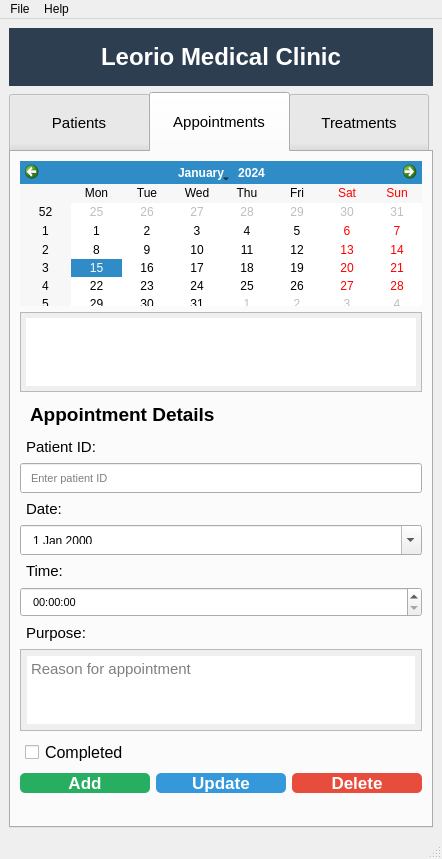
<?xml version="1.0" encoding="UTF-8"?>
<ui version="4.0">
 <class>LeoroClinicApp</class>
 <widget class="QMainWindow" name="LeoroClinicApp">
  <property name="geometry">
   <rect>
    <x>0</x>
    <y>0</y>
    <width>442</width>
    <height>859</height>
   </rect>
  </property>
  <property name="windowTitle">
   <string>Leorio's Clinic Manager</string>
  </property>
  <widget class="QWidget" name="centralwidget">
   <layout class="QVBoxLayout" name="verticalLayout">
    <item>
     <widget class="QLabel" name="headerLabel">
      <property name="font">
       <font>
        <pointsize>18</pointsize>
        <weight>75</weight>
        <bold>true</bold>
       </font>
      </property>
      <property name="styleSheet">
       <string notr="true">background-color: #2c3e50; color: white; padding: 15px;</string>
      </property>
      <property name="text">
       <string>Leorio Medical Clinic</string>
      </property>
      <property name="alignment">
       <set>Qt::AlignCenter</set>
      </property>
     </widget>
    </item>
    <item>
     <widget class="QTabWidget" name="tabWidget">
      <property name="styleSheet">
       <string notr="true">QTabBar::tab { height: 60px; font-size: 11pt; width: 140}</string>
      </property>
      <property name="currentIndex">
       <number>1</number>
      </property>
      <widget class="QWidget" name="patientsTab">
       <attribute name="title">
        <string>Patients</string>
       </attribute>
       <layout class="QVBoxLayout" name="verticalLayout_2">
        <item>
         <widget class="QLabel" name="patientFormLabel">
          <property name="styleSheet">
           <string notr="true">font-size: 14pt; font-weight: bold; padding: 5px;</string>
          </property>
          <property name="text">
           <string>Patient Information</string>
          </property>
         </widget>
        </item>
        <item>
         <widget class="QLabel" name="nameLabel">
          <property name="styleSheet">
           <string notr="true">font-size: 12pt; padding: 3px;</string>
          </property>
          <property name="text">
           <string>Name:</string>
          </property>
         </widget>
        </item>
        <item>
         <widget class="QLineEdit" name="patientNameEdit">
          <property name="font">
           <font>
            <pointsize>13</pointsize>
           </font>
          </property>
          <property name="styleSheet">
           <string notr="true">font-size: 13pt; padding: 8px;</string>
          </property>
          <property name="placeholderText">
           <string>Patient full name</string>
          </property>
         </widget>
        </item>
        <item>
         <widget class="QLabel" name="ageLabel">
          <property name="styleSheet">
           <string notr="true">font-size: 12pt; padding: 3px;</string>
          </property>
          <property name="text">
           <string>Age:</string>
          </property>
         </widget>
        </item>
        <item>
         <widget class="QSpinBox" name="patientAgeSpinBox">
          <property name="styleSheet">
           <string notr="true">font-size: 13pt; padding: 8px;</string>
          </property>
          <property name="minimum">
           <number>0</number>
          </property>
          <property name="maximum">
           <number>150</number>
          </property>
         </widget>
        </item>
        <item>
         <widget class="QLabel" name="contactLabel">
          <property name="styleSheet">
           <string notr="true">font-size: 12pt; padding: 3px;</string>
          </property>
          <property name="text">
           <string>Contact:</string>
          </property>
         </widget>
        </item>
        <item>
         <widget class="QLineEdit" name="patientContactEdit">
          <property name="styleSheet">
           <string notr="true">font-size: 13pt; padding: 8px;</string>
          </property>
          <property name="placeholderText">
           <string>Phone or email</string>
          </property>
         </widget>
        </item>
        <item>
         <widget class="QLabel" name="medicalHistoryLabel">
          <property name="styleSheet">
           <string notr="true">font-size: 12pt; padding: 3px;</string>
          </property>
          <property name="text">
           <string>Medical History:</string>
          </property>
         </widget>
        </item>
        <item>
         <widget class="QTextEdit" name="patientMedicalHistoryEdit">
          <property name="styleSheet">
           <string notr="true">font-size: 12pt; padding: 8px;</string>
          </property>
          <property name="placeholderText">
           <string>Previous conditions, allergies, etc.</string>
          </property>
         </widget>
        </item>
        <item>
         <widget class="QListWidget" name="patientListWidget">
          <property name="styleSheet">
           <string notr="true">font-size: 11pt; padding: 5px;</string>
          </property>
         </widget>
        </item>
        <item>
         <layout class="QHBoxLayout" name="horizontalLayout">
          <item>
           <widget class="QPushButton" name="addPatientBtn">
            <property name="styleSheet">
             <string notr="true">background-color: #27ae60; color: white; font-size: 14pt; font-weight: bold; border-radius: 5px;</string>
            </property>
            <property name="text">
             <string>Add Patient</string>
            </property>
           </widget>
          </item>
          <item>
           <widget class="QPushButton" name="editPatientBtn">
            <property name="styleSheet">
             <string notr="true">background-color: #3498db; color: white; font-size: 14pt; font-weight: bold; border-radius: 5px;</string>
            </property>
            <property name="text">
             <string>Edit</string>
            </property>
           </widget>
          </item>
          <item>
           <widget class="QPushButton" name="deletePatientBtn">
            <property name="styleSheet">
             <string notr="true">background-color: #e74c3c; color: white; font-size: 14pt; font-weight: bold; border-radius: 5px;</string>
            </property>
            <property name="text">
             <string>Delete</string>
            </property>
           </widget>
          </item>
         </layout>
        </item>
       </layout>
      </widget>
      <widget class="QWidget" name="appointmentsTab">
       <property name="maximumSize">
        <size>
         <width>16777215</width>
         <height>650</height>
        </size>
       </property>
       <attribute name="title">
        <string>Appointments</string>
       </attribute>
       <layout class="QVBoxLayout" name="verticalLayout_3">
        <item>
         <widget class="QCalendarWidget" name="calendarWidget"/>
        </item>
        <item>
         <widget class="QListWidget" name="appointmentsList">
          <property name="styleSheet">
           <string notr="true">font-size: 11pt; padding: 5px;</string>
          </property>
         </widget>
        </item>
        <item>
         <widget class="QLabel" name="appointmentFormLabel">
          <property name="maximumSize">
           <size>
            <width>16777215</width>
            <height>40</height>
           </size>
          </property>
          <property name="styleSheet">
           <string notr="true">font-size: 14pt; font-weight: bold; padding: 5px;</string>
          </property>
          <property name="text">
           <string>Appointment Details</string>
          </property>
         </widget>
        </item>
        <item>
         <widget class="QLabel" name="apptPatientIdLabel">
          <property name="minimumSize">
           <size>
            <width>0</width>
            <height>0</height>
           </size>
          </property>
          <property name="maximumSize">
           <size>
            <width>16777215</width>
            <height>20</height>
           </size>
          </property>
          <property name="styleSheet">
           <string notr="true">font-size: 11pt; padding: 2px;</string>
          </property>
          <property name="text">
           <string>Patient ID:</string>
          </property>
         </widget>
        </item>
        <item>
         <widget class="QLineEdit" name="apptPatientIdEdit">
          <property name="minimumSize">
           <size>
            <width>0</width>
            <height>30</height>
           </size>
          </property>
          <property name="maximumSize">
           <size>
            <width>16777215</width>
            <height>30</height>
           </size>
          </property>
          <property name="styleSheet">
           <string notr="true">font-size:8pt; padding: 8px;</string>
          </property>
          <property name="placeholderText">
           <string>Enter patient ID</string>
          </property>
         </widget>
        </item>
        <item>
         <widget class="QLabel" name="apptDateLabel">
          <property name="maximumSize">
           <size>
            <width>16777215</width>
            <height>20</height>
           </size>
          </property>
          <property name="styleSheet">
           <string notr="true">font-size: 11pt; padding: 2px;</string>
          </property>
          <property name="text">
           <string>Date:</string>
          </property>
         </widget>
        </item>
        <item>
         <widget class="QDateEdit" name="apptDateEdit">
          <property name="minimumSize">
           <size>
            <width>0</width>
            <height>30</height>
           </size>
          </property>
          <property name="maximumSize">
           <size>
            <width>16777215</width>
            <height>30</height>
           </size>
          </property>
          <property name="styleSheet">
           <string notr="true">font-size: 8ppt; padding: 8px;</string>
          </property>
          <property name="calendarPopup">
           <bool>true</bool>
          </property>
         </widget>
        </item>
        <item>
         <widget class="QLabel" name="apptTimeLabel">
          <property name="minimumSize">
           <size>
            <width>0</width>
            <height>20</height>
           </size>
          </property>
          <property name="maximumSize">
           <size>
            <width>16777215</width>
            <height>20</height>
           </size>
          </property>
          <property name="styleSheet">
           <string notr="true">font-size: 11pt; padding: 2px;</string>
          </property>
          <property name="text">
           <string>Time:</string>
          </property>
         </widget>
        </item>
        <item>
         <widget class="QTimeEdit" name="apptTimeEdit">
          <property name="minimumSize">
           <size>
            <width>0</width>
            <height>30</height>
           </size>
          </property>
          <property name="maximumSize">
           <size>
            <width>16777215</width>
            <height>30</height>
           </size>
          </property>
          <property name="styleSheet">
           <string notr="true">font-size: 8pt; padding: 8px;</string>
          </property>
         </widget>
        </item>
        <item>
         <widget class="QLabel" name="apptPurposeLabel">
          <property name="minimumSize">
           <size>
            <width>0</width>
            <height>0</height>
           </size>
          </property>
          <property name="maximumSize">
           <size>
            <width>16777215</width>
            <height>20</height>
           </size>
          </property>
          <property name="styleSheet">
           <string notr="true">font-size: 11pt; padding: 2px;</string>
          </property>
          <property name="text">
           <string>Purpose:</string>
          </property>
         </widget>
        </item>
        <item>
         <widget class="QTextEdit" name="apptPurposeEdit">
          <property name="maximumSize">
           <size>
            <width>16777215</width>
            <height>120</height>
           </size>
          </property>
          <property name="styleSheet">
           <string notr="true">font-size: 11pt; padding: 6px;</string>
          </property>
          <property name="placeholderText">
           <string>Reason for appointment</string>
          </property>
         </widget>
        </item>
        <item>
         <widget class="QCheckBox" name="apptCompletedCheckBox">
          <property name="styleSheet">
           <string notr="true">font-size: 12pt; padding: 5px;</string>
          </property>
          <property name="text">
           <string>Completed</string>
          </property>
         </widget>
        </item>
        <item>
         <layout class="QHBoxLayout" name="horizontalLayout_2">
          <item>
           <widget class="QPushButton" name="addAppointmentBtn">
            <property name="styleSheet">
             <string notr="true">background-color: #27ae60; color: white; font-size: 13pt; font-weight: bold; border-radius: 5px;</string>
            </property>
            <property name="text">
             <string>Add</string>
            </property>
           </widget>
          </item>
          <item>
           <widget class="QPushButton" name="updateAppointmentBtn">
            <property name="styleSheet">
             <string notr="true">background-color: #3498db; color: white; font-size: 13pt; font-weight: bold; border-radius: 5px;</string>
            </property>
            <property name="text">
             <string>Update</string>
            </property>
           </widget>
          </item>
          <item>
           <widget class="QPushButton" name="deleteAppointmentBtn">
            <property name="styleSheet">
             <string notr="true">background-color: #e74c3c; color: white; font-size: 13pt; font-weight: bold; border-radius: 5px;</string>
            </property>
            <property name="text">
             <string>Delete</string>
            </property>
           </widget>
          </item>
         </layout>
        </item>
       </layout>
      </widget>
      <widget class="QWidget" name="treatmentsTab">
       <attribute name="title">
        <string>Treatments</string>
       </attribute>
       <layout class="QVBoxLayout" name="verticalLayout_4">
        <item>
         <widget class="QLabel" name="treatmentHeaderLabel">
          <property name="styleSheet">
           <string notr="true">font-size: 16pt; font-weight: bold; padding: 8px;</string>
          </property>
          <property name="text">
           <string>Treatment Record</string>
          </property>
          <property name="alignment">
           <set>Qt::AlignCenter</set>
          </property>
         </widget>
        </item>
        <item>
         <widget class="QLabel" name="treatmentPatientIdLabel">
          <property name="styleSheet">
           <string notr="true">font-size: 12pt; padding: 2px;</string>
          </property>
          <property name="text">
           <string>Patient ID:</string>
          </property>
         </widget>
        </item>
        <item>
         <widget class="QLineEdit" name="treatmentPatientIdEdit">
          <property name="styleSheet">
           <string notr="true">font-size: 12pt; padding: 8px;</string>
          </property>
          <property name="placeholderText">
           <string>Enter patient ID</string>
          </property>
         </widget>
        </item>
        <item>
         <widget class="QLabel" name="treatmentApptIdLabel">
          <property name="styleSheet">
           <string notr="true">font-size: 12pt; padding: 2px;</string>
          </property>
          <property name="text">
           <string>Appointment ID:</string>
          </property>
         </widget>
        </item>
        <item>
         <widget class="QLineEdit" name="treatmentApptIdEdit">
          <property name="styleSheet">
           <string notr="true">font-size: 12pt; padding: 8px;</string>
          </property>
          <property name="placeholderText">
           <string>Enter appointment ID</string>
          </property>
         </widget>
        </item>
        <item>
         <widget class="QLabel" name="treatmentNotesLabel">
          <property name="styleSheet">
           <string notr="true">font-size: 12pt; padding: 2px;</string>
          </property>
          <property name="text">
           <string>Notes:</string>
          </property>
         </widget>
        </item>
        <item>
         <widget class="QTextEdit" name="treatmentNotesEdit">
          <property name="styleSheet">
           <string notr="true">font-size: 11pt; padding: 6px;</string>
          </property>
          <property name="placeholderText">
           <string>Treatment notes and observations</string>
          </property>
         </widget>
        </item>
        <item>
         <widget class="QLabel" name="treatmentMedicationsLabel">
          <property name="styleSheet">
           <string notr="true">font-size: 12pt; padding: 2px;</string>
          </property>
          <property name="text">
           <string>Medications:</string>
          </property>
         </widget>
        </item>
        <item>
         <widget class="QTextEdit" name="treatmentMedicationsEdit">
          <property name="styleSheet">
           <string notr="true">font-size: 11pt; padding: 6px;</string>
          </property>
          <property name="placeholderText">
           <string>Prescribed medications and dosages</string>
          </property>
         </widget>
        </item>
        <item>
         <widget class="QListWidget" name="treatmentListWidget">
          <property name="styleSheet">
           <string notr="true">font-size: 10pt; padding: 4px;</string>
          </property>
         </widget>
        </item>
        <item>
         <layout class="QHBoxLayout" name="horizontalLayout_3">
          <item>
           <widget class="QPushButton" name="addTreatmentBtn">
            <property name="styleSheet">
             <string notr="true">background-color: #27ae60; color: white; font-size: 13pt; font-weight: bold; border-radius: 5px;</string>
            </property>
            <property name="text">
             <string>Add</string>
            </property>
           </widget>
          </item>
          <item>
           <widget class="QPushButton" name="updateTreatmentBtn">
            <property name="styleSheet">
             <string notr="true">background-color: #3498db; color: white; font-size: 13pt; font-weight: bold; border-radius: 5px;</string>
            </property>
            <property name="text">
             <string>Update</string>
            </property>
           </widget>
          </item>
          <item>
           <widget class="QPushButton" name="deleteTreatmentBtn">
            <property name="styleSheet">
             <string notr="true">background-color: #e74c3c; color: white; font-size: 13pt; font-weight: bold; border-radius: 5px;</string>
            </property>
            <property name="text">
             <string>Delete</string>
            </property>
           </widget>
          </item>
         </layout>
        </item>
       </layout>
      </widget>
     </widget>
    </item>
   </layout>
  </widget>
  <widget class="QMenuBar" name="menubar">
   <property name="geometry">
    <rect>
     <x>0</x>
     <y>0</y>
     <width>442</width>
     <height>26</height>
    </rect>
   </property>
   <widget class="QMenu" name="menuFile">
    <property name="title">
     <string>File</string>
    </property>
    <addaction name="actionExport_Data"/>
    <addaction name="actionSettings"/>
    <addaction name="separator"/>
    <addaction name="actionExit"/>
   </widget>
   <widget class="QMenu" name="menuHelp">
    <property name="title">
     <string>Help</string>
    </property>
    <addaction name="actionAbout"/>
    <addaction name="actionHelp_Guide"/>
   </widget>
   <addaction name="menuFile"/>
   <addaction name="menuHelp"/>
  </widget>
  <widget class="QStatusBar" name="statusbar"/>
  <action name="actionExport_Data">
   <property name="text">
    <string>Export Data</string>
   </property>
  </action>
  <action name="actionSettings">
   <property name="text">
    <string>Settings</string>
   </property>
  </action>
  <action name="actionExit">
   <property name="text">
    <string>Exit</string>
   </property>
  </action>
  <action name="actionAbout">
   <property name="text">
    <string>About</string>
   </property>
  </action>
  <action name="actionHelp_Guide">
   <property name="text">
    <string>Help Guide</string>
   </property>
  </action>
 </widget>
 <resources/>
 <connections/>
</ui>
